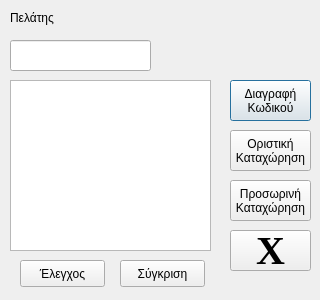
<?xml version="1.0" encoding="UTF-8"?>
<ui version="4.0">
 <class>fortosi_progress_1_2Class</class>
 <widget class="QDialog" name="fortosi_progress_1_2Class">
  <property name="geometry">
   <rect>
    <x>0</x>
    <y>0</y>
    <width>320</width>
    <height>300</height>
   </rect>
  </property>
  <property name="windowTitle">
   <string>Συνέχιση Φόρτωσης</string>
  </property>
  <widget class="QLineEdit" name="lineScan">
   <property name="geometry">
    <rect>
     <x>10</x>
     <y>40</y>
     <width>141</width>
     <height>31</height>
    </rect>
   </property>
  </widget>
  <widget class="QTableWidget" name="tableWidget">
   <property name="geometry">
    <rect>
     <x>10</x>
     <y>80</y>
     <width>201</width>
     <height>171</height>
    </rect>
   </property>
   <attribute name="horizontalHeaderVisible">
    <bool>false</bool>
   </attribute>
   <attribute name="verticalHeaderVisible">
    <bool>false</bool>
   </attribute>
   <attribute name="verticalHeaderVisible">
    <bool>false</bool>
   </attribute>
   <attribute name="horizontalHeaderVisible">
    <bool>false</bool>
   </attribute>
  </widget>
  <widget class="QLabel" name="label">
   <property name="geometry">
    <rect>
     <x>10</x>
     <y>10</y>
     <width>61</width>
     <height>16</height>
    </rect>
   </property>
   <property name="text">
    <string>Πελάτης</string>
   </property>
  </widget>
  <widget class="QLabel" name="labelCustomer">
   <property name="geometry">
    <rect>
     <x>60</x>
     <y>10</y>
     <width>151</width>
     <height>20</height>
    </rect>
   </property>
   <property name="text">
    <string/>
   </property>
  </widget>
  <widget class="QPushButton" name="pushDelete">
   <property name="geometry">
    <rect>
     <x>230</x>
     <y>80</y>
     <width>81</width>
     <height>41</height>
    </rect>
   </property>
   <property name="text">
    <string>Διαγραφή
Κωδικού</string>
   </property>
  </widget>
  <widget class="QPushButton" name="finalPush">
   <property name="geometry">
    <rect>
     <x>230</x>
     <y>130</y>
     <width>81</width>
     <height>41</height>
    </rect>
   </property>
   <property name="text">
    <string>Οριστική
Καταχώρηση</string>
   </property>
  </widget>
  <widget class="QPushButton" name="tempPush">
   <property name="geometry">
    <rect>
     <x>230</x>
     <y>180</y>
     <width>81</width>
     <height>41</height>
    </rect>
   </property>
   <property name="text">
    <string>Προσωρινή
Καταχώρηση</string>
   </property>
  </widget>
  <widget class="QPushButton" name="pushCancel">
   <property name="geometry">
    <rect>
     <x>230</x>
     <y>230</y>
     <width>81</width>
     <height>41</height>
    </rect>
   </property>
   <property name="font">
    <font>
     <family>Times New Roman</family>
     <pointsize>30</pointsize>
     <weight>75</weight>
     <bold>true</bold>
    </font>
   </property>
   <property name="text">
    <string>Χ</string>
   </property>
  </widget>
  <widget class="QLabel" name="labelWeight">
   <property name="geometry">
    <rect>
     <x>230</x>
     <y>10</y>
     <width>81</width>
     <height>51</height>
    </rect>
   </property>
   <property name="font">
    <font>
     <pointsize>15</pointsize>
     <weight>75</weight>
     <bold>true</bold>
    </font>
   </property>
   <property name="text">
    <string/>
   </property>
  </widget>
  <widget class="QPushButton" name="pushProf">
   <property name="geometry">
    <rect>
     <x>120</x>
     <y>260</y>
     <width>85</width>
     <height>27</height>
    </rect>
   </property>
   <property name="text">
    <string>Σύγκριση</string>
   </property>
  </widget>
  <widget class="QPushButton" name="pushCheck">
   <property name="geometry">
    <rect>
     <x>20</x>
     <y>260</y>
     <width>85</width>
     <height>27</height>
    </rect>
   </property>
   <property name="text">
    <string>Έλεγχος</string>
   </property>
  </widget>
  <widget class="QLabel" name="labelPieces">
   <property name="geometry">
    <rect>
     <x>160</x>
     <y>40</y>
     <width>61</width>
     <height>31</height>
    </rect>
   </property>
   <property name="font">
    <font>
     <pointsize>15</pointsize>
    </font>
   </property>
   <property name="text">
    <string/>
   </property>
  </widget>
 </widget>
 <layoutdefault spacing="6" margin="11"/>
 <resources/>
 <connections/>
</ui>
